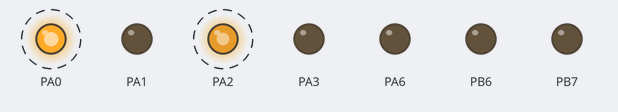
The sketch below on a simulated STM32 Blue Pill. Parts: output pins drawn as LEDs (lit = HIGH). Dashed ring = blinking.

Above: at 0.05 s.
Timing chart, 0 to 4.6 s (numbered marks = the images above):
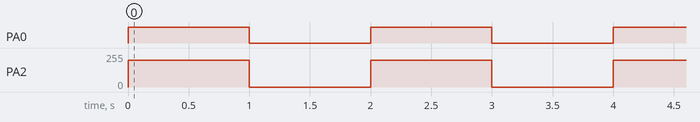

Measured:
- by itself, PA0: alternates HIGH for 1.0 s and LOW for 1.0 s
- by itself, PA2: alternates 200/255 for 1.0 s and 0/255 for 1.0 s

The sketch:

task.ino
```cpp
#include "pins.h"
#include "MD.h"

L298N motorA(L298N_IN1, L298N_IN2, L298N_ENA);
CytronMD motorB(CYTRON_DIR, CYTRON_PWM);
BTS7960 motorC(BTS_RPWM, BTS_LPWM);

void setup() {
  analogWriteResolution(8);
  motorA.begin();
  motorB.begin();
  motorC.begin();
}

void loop() {
  // Test L298N
  motorA.drive(200);
  delay(1000);
  motorA.stop();
  delay(1000);
}
```

MD.h
```cpp
#ifndef MOTOR_DRIVERS_H
#define MOTOR_DRIVERS_H

#include <Arduino.h>

class L298N {
  private:
    int pinIN1, pinIN2, pinENA;
  public:
    L298N(int in1, int in2, int ena);
    void begin();
    void drive(int speed);
    void stop();
};

class CytronMD {
  private:
    int pinDIR, pinPWM;
  public:
    CytronMD(int dir, int pwm);
    void begin();
    void drive(int speed);
    void stop();
};

class BTS7960 {
  private:
    int pinRPWM, pinLPWM;
  public:
    BTS7960(int rpwm, int lpwm);
    void begin();
    void drive(int speed);
    void stop();
};

#endif
```

task.cpp
```cpp
#include "MD.h"

//L298N Implementation
L298N::L298N(int in1, int in2, int ena) {
  pinIN1 = in1;
  pinIN2 = in2;
  pinENA = ena;
}
void L298N::begin() {
  pinMode(pinIN1, OUTPUT);
  pinMode(pinIN2, OUTPUT);
  pinMode(pinENA, OUTPUT);
  stop();
}
void L298N::drive(int speed) {
  speed = constrain(speed, -255, 255);
  if (speed > 0) {
    digitalWrite(pinIN1, HIGH);
    digitalWrite(pinIN2, LOW);
    analogWrite(pinENA, speed);
  } else if (speed < 0) {
    digitalWrite(pinIN1, LOW);
    digitalWrite(pinIN2, HIGH);
    analogWrite(pinENA, -speed);
  } else {
    stop();
  }
}
void L298N::stop() {
  digitalWrite(pinIN1, LOW);
  digitalWrite(pinIN2, LOW);
  analogWrite(pinENA, 0);
}

//Cytron MD10A Implementation
CytronMD::CytronMD(int dir, int pwm) {
  pinDIR = dir;
  pinPWM = pwm;
}
void CytronMD::begin() {
  pinMode(pinDIR, OUTPUT);
  pinMode(pinPWM, OUTPUT);
  stop();
}
void CytronMD::drive(int speed) {
  speed = constrain(speed, -255, 255);
  if (speed > 0) {
    digitalWrite(pinDIR, HIGH);
    analogWrite(pinPWM, speed);
  } else if (speed < 0) {
    digitalWrite(pinDIR, LOW);
    analogWrite(pinPWM, -speed);
  } else {
    stop();
  }
}
void CytronMD::stop() {
  analogWrite(pinPWM, 0);
}

//BTS7960 Implementation
BTS7960::BTS7960(int rpwm, int lpwm) {
  pinRPWM = rpwm;
  pinLPWM = lpwm;
}
void BTS7960::begin() {
  pinMode(pinRPWM, OUTPUT);
  pinMode(pinLPWM, OUTPUT);
  stop();
}
void BTS7960::drive(int speed) {
  speed = constrain(speed, -255, 255);
  if (speed > 0) {
    analogWrite(pinLPWM, 0);
    analogWrite(pinRPWM, speed);
  } else if (speed < 0) {
    analogWrite(pinRPWM, 0);
    analogWrite(pinLPWM, -speed);
  } else {
    stop();
  }
}
void BTS7960::stop() {
  analogWrite(pinRPWM, 0);
  analogWrite(pinLPWM, 0);
}
```

pins.h
```cpp
#ifndef PINS_H
#define PINS_H

// L298N Pins
#define L298N_IN1 PA0
#define L298N_IN2 PA1
#define L298N_ENA PA2

// Cytron MD10A Pins
#define CYTRON_DIR PA3
#define CYTRON_PWM PA6

// BTS7960 Pins
#define BTS_RPWM PB6
#define BTS_LPWM PB7

#endif
```
